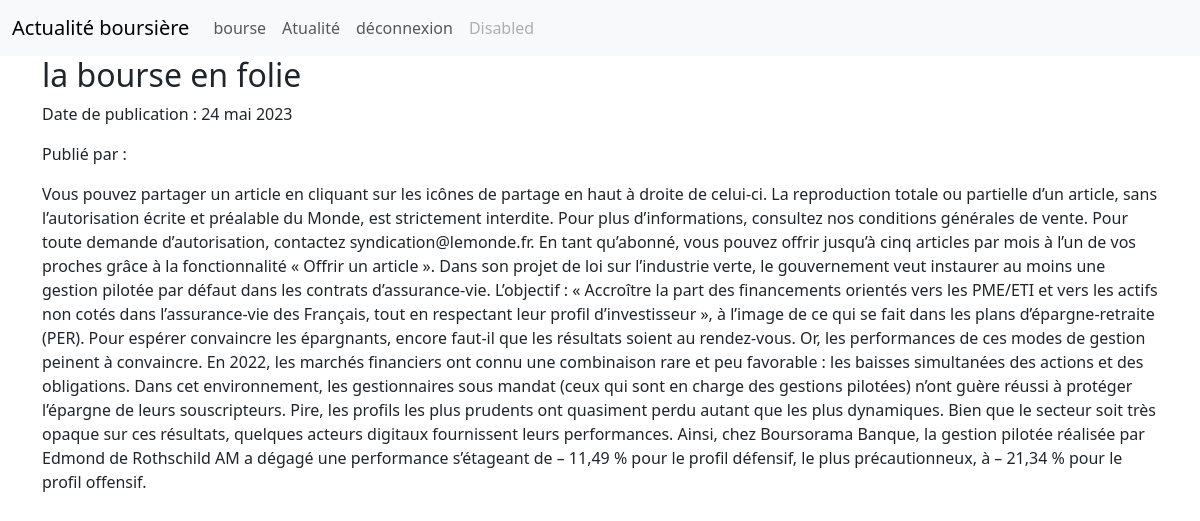
/actualites/2/ (signed in), run on the app's committed database.
### bourse/models.py (models this page shows, shortened)
class Article(models.Model):
    id_article = models.AutoField(primary_key=True)
    titre = models.CharField(max_length=250)
    contenu = models.TextField()
    date_publication = models.DateField()
    public = models.BooleanField()

### bourse/views.py (the view)
# urls.py: path('actualites/<int:article_id>/',detail_actualite, name='detail_actualite'),
def detail_actualite(request, article_id):
    article = get_object_or_404(Article, pk=article_id)
    return render(request, 'bourse/detail_actualite.html', {'article': article})

### templates/bourse/detail_actualite.html
{% extends 'bourse/base.html' %}
{% block content %}
<div class="article">
    <h2>{{ article.titre }}</h2>
    <p>Date de publication : {{ article.date_publication }}</p>
    <p>Publié par : {{ article.associer.entreprise.nom }}</p>
    <p>{{ article.contenu }}</p>
  </div>
  {% endblock %}

### data on the page
Article: titre "la bourse en folie", date_publication "24 mai 2023", contenu "Vous pouvez partager un article en cliquant sur les icônes de partage en haut à droite de celui-ci. La reproduction totale ou partielle d’un article, sans l’autorisation écrite et préalable du Monde, est strictement interdite. Pour plus d’informations, consultez nos conditions générales de vente. Pour toute demande d’autorisation, contactez syndication@lemonde.fr. En tant qu’abonné, vous pouvez offrir jusqu’à cinq articles par mois à l’un de vos proches grâce à la fonctionnalité « Offrir un article ». Dans son projet de loi sur l’industrie verte, le gouvernement veut instaurer au moins une gestion pilotée par défaut dans les contrats d’assurance-vie. L’objectif : « Accroître la part des…"
